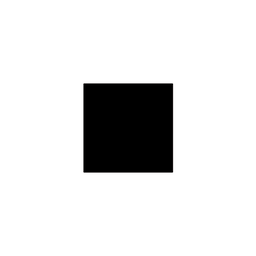
#> input picture images/square_paint.png, 256 x 256 px, shrunk from 532 x 532 before the run
$ python Activity_11_0_Rotation_Dectection.py
#> lines starting #> are read from the running program, lines starting #| are printed output that depends on the picture
import skimage
from skimage.color import rgb2gray
from skimage import data, io
import matplotlib.pyplot as plt
import matplotlib
matplotlib.rcParams['font.size'] = 18
import numpy as np
import os

def kernel_creator(kernel_s,kernel_v=1, f_type=1):
    kernel = np.ones(kernel_s*kernel_s).reshape(kernel_s,kernel_s)

    if f_type ==1 : #paso bajo
        kernel = kernel * kernel_v
    elif f_type ==2: # paso bajo dando peso al medio
        kernel[0,0] = 0
        kernel[kernel_s-1,0] = 0
        kernel[0,kernel_s-1] = 0
        kernel[round((kernel_s-1)/2),round((kernel_s-1)/2)] = kernel_v
        kernel[(kernel_s-1),(kernel_s-1) ]=0
    elif f_type == 3: #paso alto dando peso en al medio
        kernel = kernel * -1
        kernel[round((kernel_s-1)/2),round((kernel_s-1)/2)] = kernel_v
    elif f_type == 4: #paso alto con variacion de peso al medio
        kernel = kernel * - 2
        kernel[0,0] = 1
        kernel[kernel_s-1,0] = 1
        kernel[0,kernel_s-1] = 1
        kernel[round((kernel_s-1)/2),round((kernel_s-1)/2)] = kernel_v
        kernel[(kernel_s-1),(kernel_s-1) ]=1
    elif f_type == 5: #paso alto con variacion de peso al medio
        kernel = kernel * -1
        kernel[0,0] = 0
        kernel[kernel_s-1,0] = 0
        kernel[0,kernel_s-1] = 0
        kernel[round((kernel_s-1)/2),round((kernel_s-1)/2)] = kernel_v
        kernel[(kernel_s-1),(kernel_s-1) ]=0
    elif f_type ==6: #for segmentation horizontal
        kernel = kernel * 0
        kernel [round((kernel_s-1)/2),round((kernel_s-1)/2):] = -1
        kernel[round((kernel_s-1)/2),round((kernel_s-1)/2)] = 1
    elif f_type ==7: #for segmentation vertical
        kernel = kernel * 0
        kernel [:round((kernel_s-1)/2),round((kernel_s-1)/2)] = -1
        kernel[round((kernel_s-1)/2),round((kernel_s-1)/2)] = 1
    else:
        kernel = 0

    return kernel

def mediana(matrix):
    l = np.shape(matrix)[0] * np.shape(matrix)[0]
    vector = np.sort(matrix.reshape(l))
    m_p = round(l/2)
    if ( l%2 ==0 ):
        median = (vector[m_p] + vector[m_p-1]) /2
    else:
        median = (vector[m_p])
    return median

def pad_with(vector, pad_width, iaxis, kwargs):
    pad_value = kwargs.get('padder', 0)
    vector[:pad_width[0]] = pad_value
    vector[-pad_width[1]:] = pad_value

def filter_application(image,kernel_size=3, kernel_value=1, filter_type=0):
    if( round(kernel_size,0) <2):
        return "error: the kernel size should be higher than 3"

    print ("filter type: ", filter_type)
    if filter_type ==0 :
        row, col = np.shape(image)
    else:
        kernel = kernel_creator (kernel_size,kernel_value,filter_type)
        print ( "...the kernel that you are using...")
        print ( kernel )
        padimage = np.pad(image,kernel_size, pad_with)
        row, col = np.shape(padimage)

    filtered_image = np.empty([row-kernel_size-1, col-kernel_size-1])


    for i in range(row-kernel_size-1):
        for j in range(col-kernel_size-1):

            if filter_type ==0:
                subm_ =  image[ i:kernel_size+i , j:kernel_size+j]
                median = mediana(subm_)
                filtered_image[i,j] = median
            elif filter_type == 3:
                subm_ =  padimage[ i:kernel_size+i , j:kernel_size+j]
                mult_ = np.multiply(subm_,kernel)
                filter_ = np.sum(mult_) / kernel_value
                filtered_image[i,j] = filter_
            else:
                subm_ =  padimage[ i:kernel_size+i , j:kernel_size+j]
                mult_ = np.multiply(subm_,kernel)
                filter_ = np.sum(mult_) / np.sum(np.absolute(kernel))
                filtered_image[i,j] = filter_


    return filtered_image

def segmentation (image, kernel_s = 3):
    if( round(kernel_s,0) <2):
        return "error: the kernel size should be higher than 3"

    kernel_A = kernel_creator(kernel_s, f_type = 6)
    kernel_B = kernel_creator(kernel_s, f_type = 7)

    padimage = np.pad(image,kernel_s, pad_with)
    row, col = np.shape(padimage)
    segmented_image = np.empty([row-kernel_s-1, col-kernel_s-1])


    for i in range(row-kernel_s-1):
        for j in range(col-kernel_s-1):

            subm_ =  padimage[ i:kernel_s+i , j:kernel_s+j]
            a = np.sum(np.multiply(subm_,kernel_A))
            b = np.sum(np.multiply(subm_,kernel_B))
            r = a-b
            segmented_image[i,j] = r

    return np.abs(segmented_image)


# [60 lines left out: functions varianzas, whereMax, histogram, binarization, optimal_binarization, not called in this run]

def area(image):
    return np.sum(image)

def invert(image):
    return np.abs((image/255) - 1)

def centroide(image):
    image = invert(image)
    yis,xis = np.nonzero(image)
    x = xis.mean()
    y = yis.mean()

    return (x,y)

# [15 lines left out: function centroide2, not called in this run]

def signature(image,centroide_x, centroide_y ):
    y1,x1 = np.nonzero(image)
    x = np.abs(x1-centroide_x)
    y = np.abs(y1-centroide_y)
    arg1, arg2 = np.power(x,2) , np.power(y,2)
    r = np.power((arg1+arg2),1/2)

    max_x = x[np.argmax(r)]
    max_y = y[np.argmax(r)]

    return r, max_x, max_y


filename = os.path.join('images/square_paint.png')
imageRGB = io.imread(filename)
#> imageRGB is the input picture: shape (256, 256, 3); mean R, G, B 223.9, 223.9, 223.9
# [4 lines of commented-out code are left out]


image = rgb2gray(imageRGB)
row, col = np.shape(image)
#> row = 256; col = 256

alpha = 45
alpha_rad = np.pi * alpha / 180

cx = col/2
#> cx = 128
cy = row/2
#> cy = 128

dx = cx - cx*np.cos(alpha_rad) - cy*np.sin(alpha_rad)
#> dx = -53.02
dy = cy + cx*np.sin(alpha_rad) - cy*np.cos(alpha_rad)
#> dy = 128

rot_m = np.matrix([[np.cos(alpha_rad), np.sin(alpha_rad), dx],\
				 [-np.sin(alpha_rad), np.cos(alpha_rad), dy]])

p0 = np.round(rot_m * np.array([0,0,1]).reshape(3,1),0).astype(int)			# x0,y0
#> p0 = [[-53], [128]]
p1 = np.round(rot_m * np.array([col,0,1]).reshape(3,1),0).astype(int)		# x1,y0
#> p1 = [[128], [-53]]
p2 = np.round(rot_m * np.array([0,row,1]).reshape(3,1),0).astype(int)		# x0,y1
#> p2 = [[128], [309]]
p3 = np.round(rot_m * np.array([col,row,1]).reshape(3,1),0).astype(int) 	# x0,y0
#> p3 = [[309], [128]]

p = [p0,p1,p2,p3]

i=0

print ("rotation ange...")
print ( str(alpha) + "degrees")

print ( "checking Rotated vertex...")
for items in p:
	print ("point : ", i)
	print ("x: {} , y: {}".format(items[0],items[1]))
	i+=1
#> after the loop, i = 4

print ( "image center...")
print ("x: {} , y: {}".format(cx,cy))
#| x: 128.0 , y: 128.0

print ( "image size...")
print ("x: {} , y: {}".format(col,row))
#| x: 256 , y: 256

a = np.array(p).reshape(4,2)

pmin = np.min(a,0)
pmax = np.max(a,0)

print ( "min point...")
print ( pmin )
#| [-53 -53]

print ( "max point...")
print ( pmax )
#| [309 309]


new_col = pmax[0]-pmin[0]
new_row = pmax[1]-pmin[1]

print ("the new image rotaged will have shape of")
print ("x: {}, y: {}".format(new_col, new_row))
#| x: 362, y: 362

rot = np.ones((new_row,new_col))
#rot = np.ones((row+1,col+1))

for x in range ( col ):
	for y in range (row):
		p = np.round(rot_m * np.array([x,y,1]).reshape(3,1),0).astype(int)
		x_ = p[0] + np.abs(pmin[0])
		y_ = p[1] + np.abs(pmin[1])
		try:
			rot[y_,x_] = image[y,x]
		except:
			pass
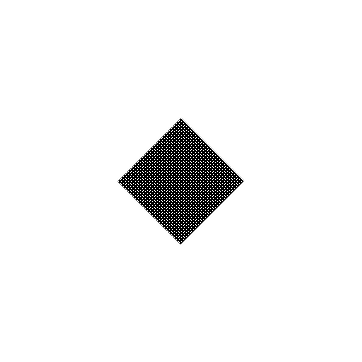
#> rot: shape (362, 362) float64; min 0, max 1, mean 0.95
			#print ("x = {}, y = {}, x_ = {}, y_ = {}".format(x,y,x_,y_))

rot = filter_application(rot,kernel_size=3,filter_type=0)
#> after the loop in filter_application, `for i in range(row-kernel_size-1):`:
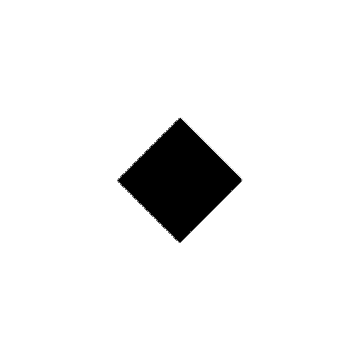
#> filtered_image: shape (358, 358) float64; min 0, max 1, mean 0.938

x1 = int((new_col-col)/2)
x2 = int(new_col - x1)
y1 = int((new_row-row)/2)
y2 = int(new_row - y1)

rot = rot[x1:x2,y1:y2]
#> rot: shape (256, 256) float64

plt.figure()
plt.subplot(1,2,1)
plt.title("Original")
plt.imshow(image, cmap='gray')
plt.subplot(1,2,2)
plt.title("Rotated")
plt.imshow(rot, cmap='gray')
plt.show()

oseg = segmentation (image, kernel_s = 3)
#> after the loop in segmentation, `for i in range(row-kernel_s-1):`:
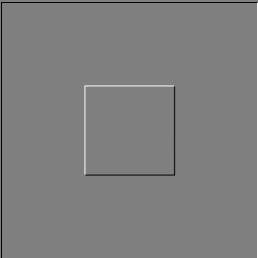
#> segmented_image: shape (258, 258) float64; min -1, max 1, mean -0.00385; drawn with min black and max white
#> in segmentation, `return np.abs(segmented_image)`:
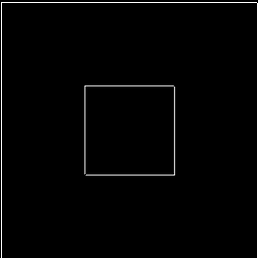
#> returned value: shape (258, 258) float64; min 0, max 1, mean 0.0171
rseg = segmentation (rot, kernel_s = 3)
#> call 2 of segmentation, with kernel_s = 3
#> in segmentation (call 2), `padimage = np.pad(image,kernel_s, pad_with)`:
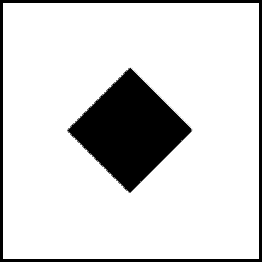
#> padimage: shape (262, 262) float64; min 0, max 1, mean 0.839

cen_o_x, cen_o_y = centroide(image)

osig , xmax_o, ymax_o = signature(oseg,cen_o_x, cen_o_y)
rsig , xmax_r, ymax_r = signature(rseg,cen_o_x, cen_o_y)

plt.plot(osig, 'r')
y_c = np.ones(np.shape(osig)[0])*np.average(osig)
y_line = np.arange(0, np.shape(osig)[0], 1)
plt.plot(y_line, y_c, 'y--')
plt.show()
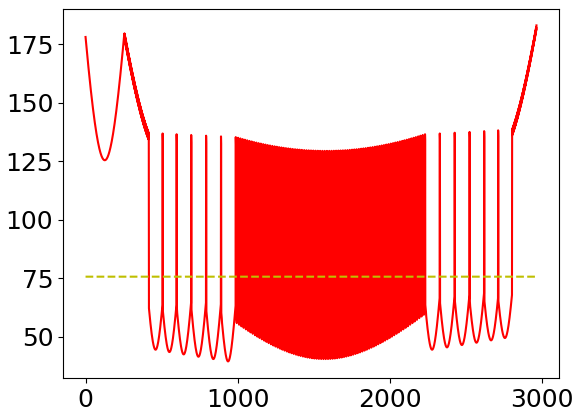
#> figure drawn by matplotlib, 1 panel; curve peaks at x = 2966, y = 183.1

plt.figure()
plt.subplot(1,3,1)
plt.title("Segmented 1 ")
plt.imshow(oseg, cmap='gray')
plt.subplot(1,3,2)
plt.title("Segmented 2")
plt.imshow(rseg, cmap='gray')
plt.subplot(1,3,3)
plt.title("signature")
plt.plot(osig, 'r')
y_c = np.ones(np.shape(osig)[0])*np.average(osig)
y_line = np.arange(0, np.shape(osig)[0], 1)
plt.plot(y_line, y_c, 'y--')
plt.tight_layout(pad=0.4, w_pad=0.5)
plt.show()
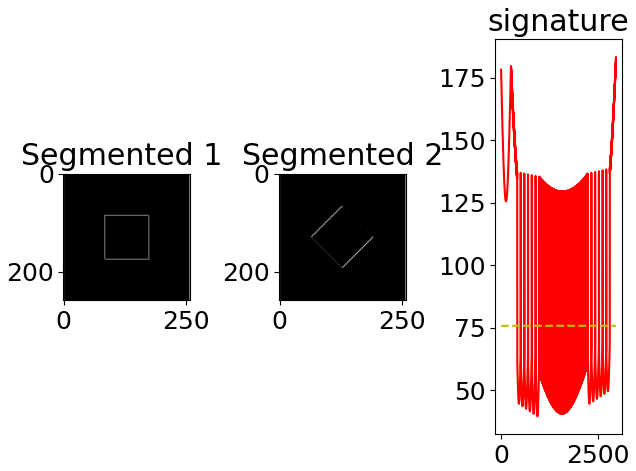
#> figure drawn by matplotlib, 3 panels; panel 3: curve peaks at x = 2966, y = 183.1


dx1 = xmax_o -cen_o_x
dy1 = ymax_o-cen_o_y
tetha1=np.degrees(np.arctan(dy1/dx1))

dx2 = xmax_r-cen_o_x
dy2 = ymax_r-cen_o_y
tetha2=np.degrees(np.arctan(dy2/dx2))

tetha = tetha2-tetha1
print ( "rotation")
print(tetha)
#| 0.0

$ run again, with images/apple_Red.jpg saved as images/square_paint.png
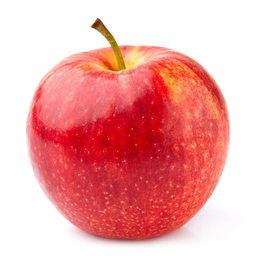
#> input picture images/apple_Red.jpg, 256 x 256 px, shrunk from 1500 x 1500 before the run
#> imageRGB is the input picture: shape (256, 256, 3); mean R, G, B 239.1, 167, 166.3
#| x: 128.0 , y: 128.0
#| x: 256 , y: 256
#| [-53 -53]
#| [309 309]
#| x: 362, y: 362
#> after the loop in segmentation, `for i in range(row-kernel_s-1):`:
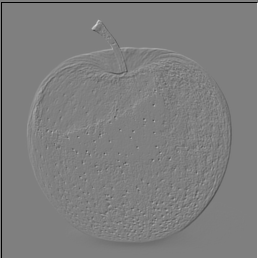
#> segmented_image: shape (258, 258) float64; min -1, max 1, mean -0.00385; drawn with min black and max white
#> `plt.show()`:
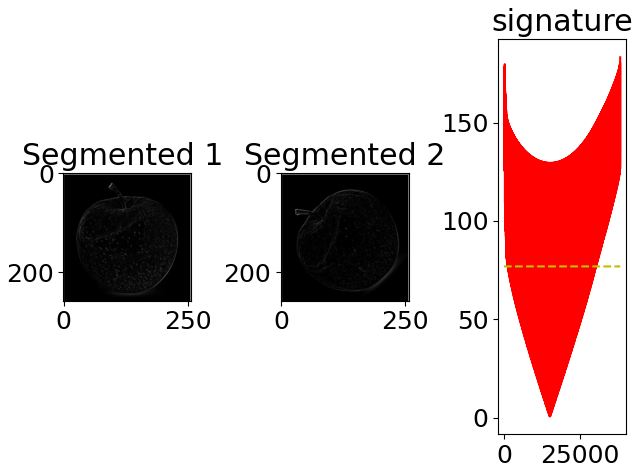
#> figure drawn by matplotlib, 3 panels; panel 3: curve peaks at x = 38143, y = 183.1
#| 0.0

$ run again, with images/apple_Red2.jpg saved as images/square_paint.png
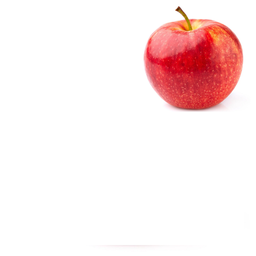
#> input picture images/apple_Red2.jpg, 256 x 256 px, shrunk from 1500 x 1500 before the run
#> imageRGB is the input picture: shape (256, 256, 3); mean R, G, B 251.4, 235, 234.8
#| x: 128.0 , y: 128.0
#| x: 256 , y: 256
#| [-53 -53]
#| [309 309]
#| x: 362, y: 362
#> after the loop in segmentation, `for i in range(row-kernel_s-1):`:
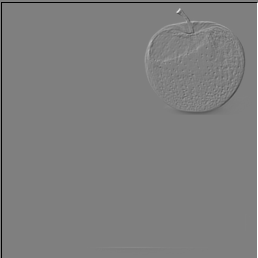
#> segmented_image: shape (258, 258) float64; min -1, max 1, mean -0.00385; drawn with min black and max white
#> `plt.show()`:
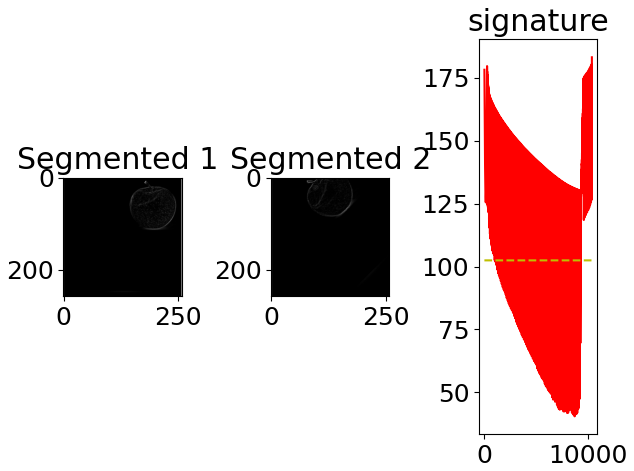
#> figure drawn by matplotlib, 3 panels; panel 3: curve peaks at x = 10336, y = 183.1
#| 0.0
